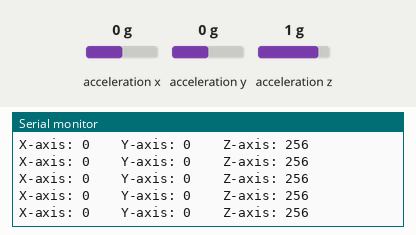
The sketch below on a simulated Arduino Uno, built with avr-gcc and run on an emulated ATmega328P. Shown: the last lines printed to the serial monitor. Wiring (inferred from the names in the program): ADXL345 accelerometer at I2C address 0x53. Inputs (shaded band) come from the test bench; at power-on: acceleration x 0 g, acceleration y 0 g, acceleration z 1 g.

Above: at 1.2 s.
1.3 s: acceleration x set to -1.4 g
At 1.34 s:
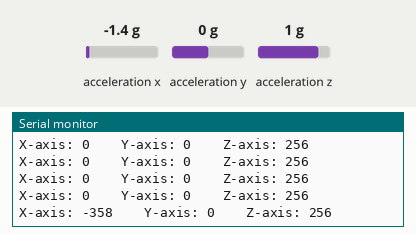
4.3 s: acceleration y set to -1.4 g
At 4.38 s:
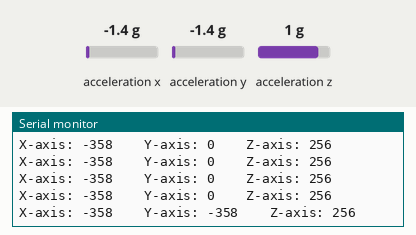
5.8 s: acceleration z set to -1.4 g
At 5.81 s:
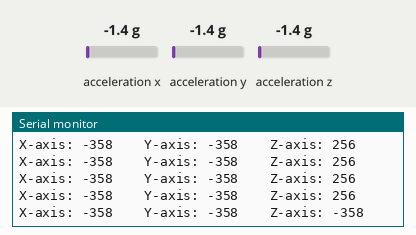
7.3 s: acceleration x set to 0 g
At 7.33 s:
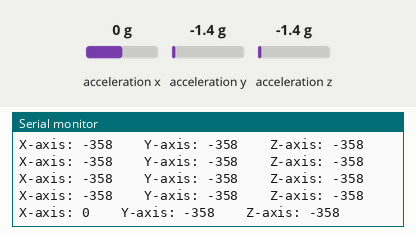

Measured:
- after the input at 1.3 s, the serial monitor: prints a new line at once (image 1)
- after the input at 4.3 s, the serial monitor: prints a new line after 0.08 s (image 2)
- after the input at 5.8 s, the serial monitor: prints a new line at once (image 3)
- after the input at 7.3 s, the serial monitor: prints a new line at once (image 4)

The sketch:

acclerometer_sensor.ino
```cpp
#include <Wire.h>

int ADXL345 = 0x53;
int X_out, Y_out, Z_out;

void setup() {
  Serial.begin(9600);
  Wire.begin();

  Wire.beginTransmission(ADXL345);
  Wire.write(0x2D); //talk to POWER_CTL Register - 0x2D

  Wire.write(8); // Bit D3 High for measuring enable (8dec -> 0000 1000 binary)
  Wire.endTransmission();
  delay(10);
}

void loop() {
  Wire.beginTransmission(ADXL345);
  Wire.write(0x32);
  Wire.endTransmission(false);
  Wire.requestFrom(ADXL345, 6, true);

  X_out = ( Wire.read() | Wire.read() << 8);
  Y_out = ( Wire.read() | Wire.read() << 8);
  Z_out = ( Wire.read() | Wire.read() << 8);


  Serial.print("X-axis: ");
  Serial.print(X_out);
  Serial.print("    ");
  Serial.print("Y-axis: ");
  Serial.print(Y_out);
  Serial.print("    ");
  Serial.print("Z-axis: ");
  Serial.println(Z_out);
  delay(100);
}
```
